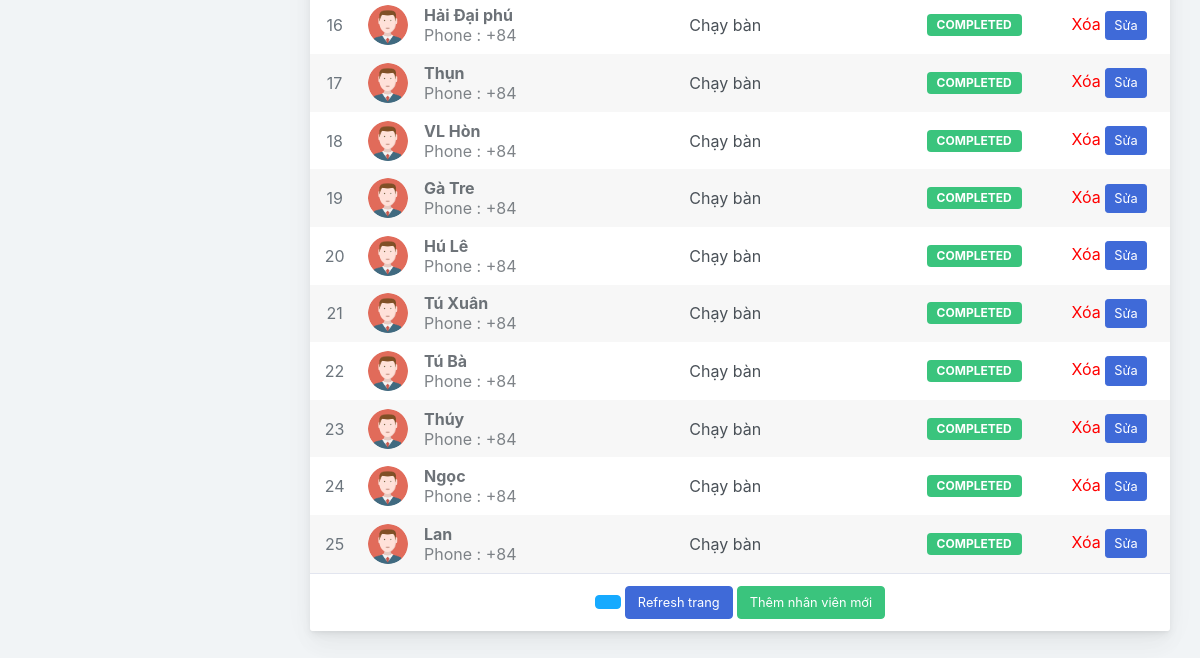
Before: /liststaff.php (lower part) with the older database file.
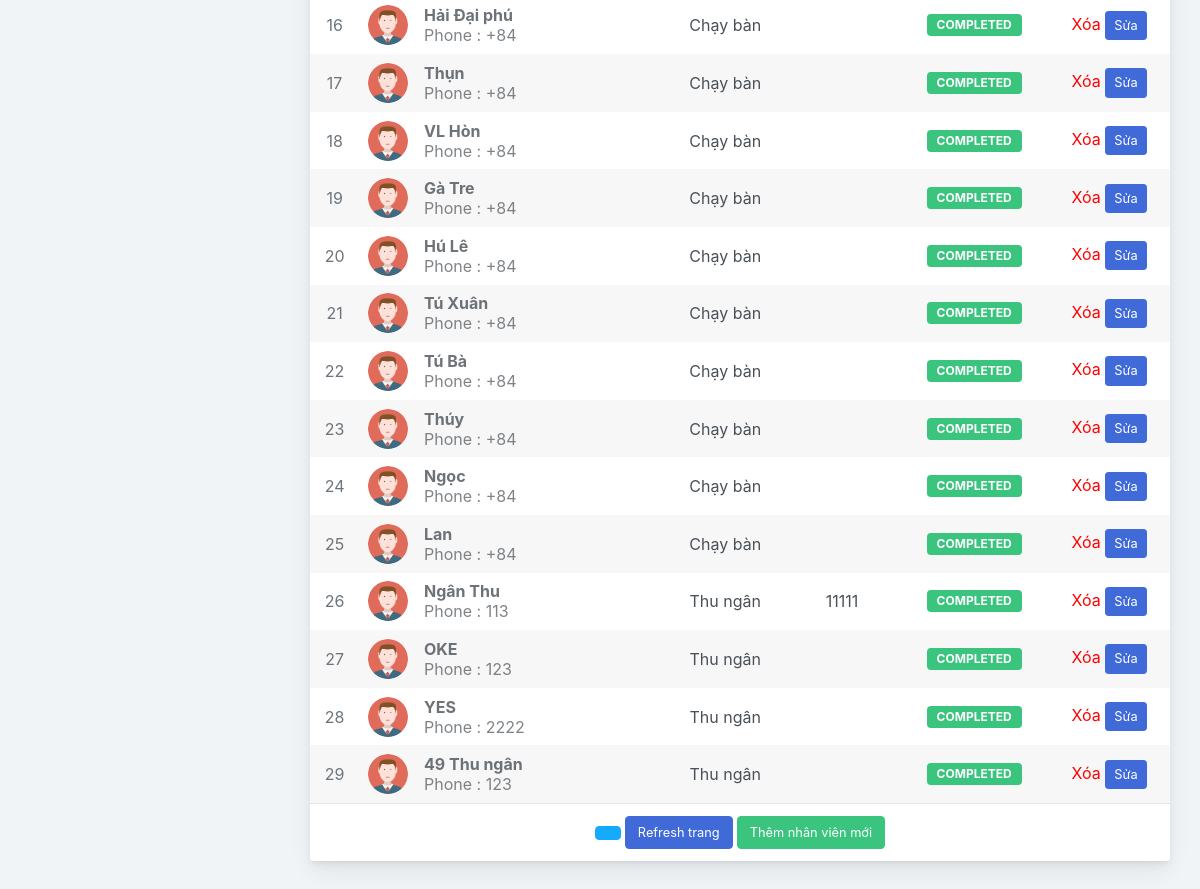
After: the same page with the newer database file.
### tables this page shows
CREATE TABLE `nhanvien` (
  `id` int(20) UNSIGNED NOT NULL,
  `ten` varchar(60) DEFAULT NULL,
  `sdt` varchar(60) DEFAULT NULL,
  `chucvu` varchar(50) NOT NULL,
  `calamviec` varchar(20) NOT NULL,
  `ghichu` text NOT NULL,
  `count` varchar(150) NOT NULL
);

### lib/database.php (called while the page is built, shortened)
<?php
Class Database extends PDO{
   public $host   = DB_HOST;
   public $user   = DB_USER;
   public $pass   = DB_PASS;
   public $dbname = DB_NAME;
   public $link;
private function connectDB(){
   $this->link = new mysqli($this->host, $this->user, $this->pass,
    $this->dbname);
    mysqli_set_charset($this->link, 'UTF8');
 }
public function select($query){
  $result = $this->link->query($query) or
   die($this->link->error.__LINE__);
  if($result->num_rows > 0){
    return $result;
  } else {
    return false;
  }
 }
}

### classes/nhanvien.php (called while the page is built, shortened)
<?php
	$filepath = realpath(dirname(__FILE__));
	include_once ($filepath.'/../lib/database.php');
    class nhanvien
	{
		private $db;
		public function __construct()
		{
			$this->db = new Database();
		}
		public function show_nhanvien()
		{
			$query = "SELECT * FROM nhanvien";
			$result = $this->db->select($query);
			return $result;
		}
	}
?>

### liststaff.php (the view, shortened to what the changed rows need)
<?php
include 'lib/database.php';
?>
<!doctype html>
<html lang="vi">
<?php include 'head.php';?>
<body>
    <div class="app-container app-theme-white body-tabs-shadow fixed-sidebar fixed-header">
                <div class="app-main">
                    <div class="app-main__outer">
                    <div class="app-main__inner">
                        <div class="row">
                            <div class="col-md-12">
                                <div class="main-card mb-3 card">
                                    <div class="table-responsive">
                                        <table class="align-middle mb-0 table table-borderless table-striped table-hover">
                                            <tbody>
                                            <?php
                                            $filepath = realpath(dirname(__FILE__));
                                            include_once ($filepath.'/classes/nhanvien.php');
                                            $i=1;
                                            $cs = new nhanvien();
                                            $get_nv = $cs->show_nhanvien();
                                                            if($get_nv){
                                                                while ($result = $get_nv->fetch_assoc())
                                                                {
                                            ?>
                                            <tr>
                                                <td class="text-center text-muted"><?=$i++?></td>
                                                <td>
                                                    <div class="widget-content p-0">
                                                        <div class="widget-content-wrapper">
                                                            <div class="widget-content-left mr-3">
                                                                <div class="widget-content-left">
                                                                    <img width="40" class="rounded-circle" src="assets/images/avatars/images.png" alt="">
                                                                </div>
                                                            </div>
                                                            <div class="widget-content-left flex2">
                                                                <div class="widget-heading"><?=$result['ten']?></div>
                                                                <div class="widget-subheading opacity-7">Phone : <?=$result['sdt']?></div>
                                                            </div>
                                                        </div>
                                                    </div>
                                                </td>
                                                <td class="text-center" title="SĐT : <?=$result['sdt']?>"><?=$result['chucvu']?></td>
                                                <td class="text-center" title="SĐT : <?=$result['sdt']?>"><?=$result['ghichu']?></td>
                                                <td class="text-center">
                                                    <div class="badge badge-success">Completed</div>
                                                </td>
                                                <td class="text-center">
                                                    <a style="color:red;" type="button" id="PopoverCustomT-2" onclick = "return confirm('Are you want to delete???')"
                                                   href="?delid=<?php echo $result['ten'] ?>"> Xóa</a>
                                                    <button type="button" id="PopoverCustomT-2" class="btn btn-primary btn-sm">Sửa</button>
                                                </td>
                                            </tr>
                                            <?php
                                             }
                                            }
                                            else{echo "Lỗi";}
                                            ?>
                                            </tbody>
                                        </table>
                                    </div>
                                </div>
                            </div>
                        </div>
                    </div>
                       </div>
        </div>
    </div>
<script type="text/javascript" src="./assets/scripts/main.js"></script></body>
</html>

Changed rows visible on the page:
added nhanvien: ten "Ngân Thu", sdt "113", chucvu "Thu ngân", ghichu "11111"
added nhanvien: ten "OKE", sdt "123", chucvu "Thu ngân"
added nhanvien: ten "YES", sdt "2222", chucvu "Thu ngân"
added nhanvien: ten "49 Thu ngân", sdt "123", chucvu "Thu ngân"
